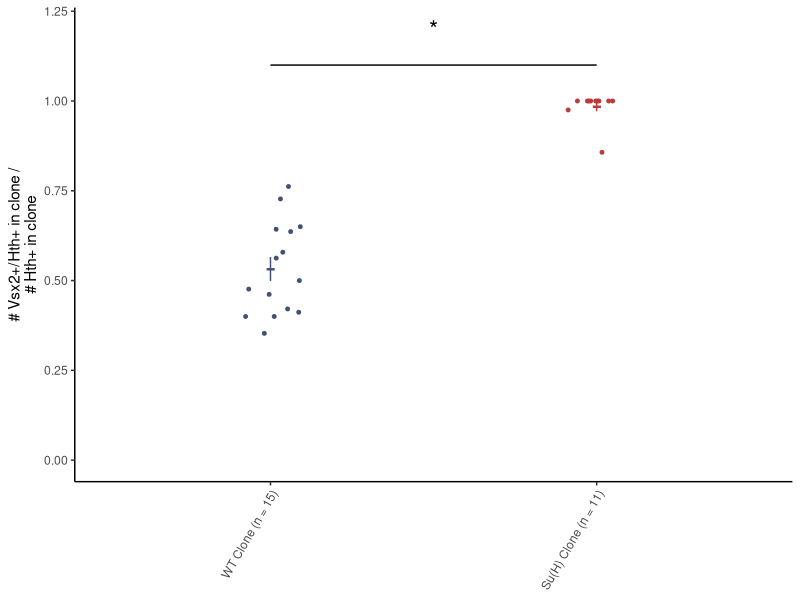
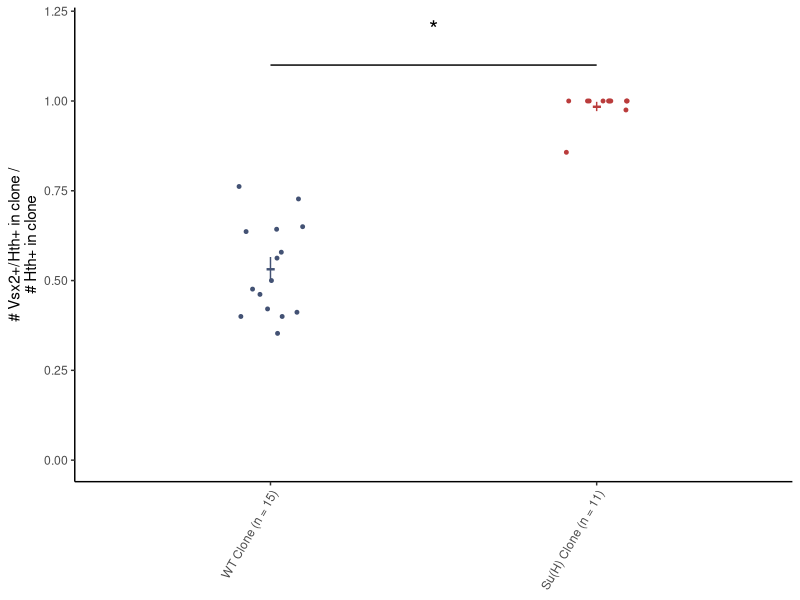

Generate these figures, in order, with R:
library(ggplot2)
library(data.table)

if (!dir.exists("result/fig5")) {
  dir.create("result/fig5", recursive = TRUE)
}

# Load Su(H) MARCM
marcm <- fread("Su(H)/manual_quantification.csv")
setnames(
  marcm, old = c("Condition", "Vsx2+/Hth+/GFP+", "Hth+/GFP+"),
  new = c("Condition", "Vsx2", "Hth")
)

tobj <- glm(
  Vsx2 / Hth ~ Condition, data = marcm,
  family = quasibinomial, weight = Hth
)
tsobj <- summary(tobj)
beta0 <- tsobj$coefficients[1, 1]
beta1 <- tsobj$coefficients[2, 1]
p0 <- 1 / (1 + exp(-beta0))
p1 <- 1 / (1 + exp(-beta0 - beta1))
phi <- tsobj$dispersion
fwrite(
  data.table(
    p_value = tsobj$coefficients[2, 4],
    p0 = p0,
    p1 = p1,
    phi = phi
  ),
  "result/fig5/Su(H)_marcm_stats.csv"
)

ssize <- table(marcm$Condition)
marcm$Condition <- factor(
  marcm$Condition,
  levels = c("WT MARCM", "Su(H) MARCM"),
  labels = c(
    paste0("WT Clone", " (n = ", ssize["WT MARCM"], ")"),
    paste0("Su(H) Clone", " (n = ", ssize["Su(H) MARCM"], ")")
  )
)

set.seed(325)
marcm |>
  ggplot(aes(x = Condition, y = Vsx2 / Hth, color = Condition)) +
  geom_jitter(width = 0.1, height = 0, size = 1) +
  stat_summary(
    fun.data = "mean_se",  pch = "-", size = 2
  ) +
  annotate(
    "segment", x = 1, xend = 2, y = 1.1, yend = 1.1, color = "black"
  ) +
  annotate(
    "text", x = 1.5, y = 1.2, label = "*", color = "black", size = 6
  ) +
  labs(y = "# Vsx2+/Hth+ in clone /\n# Hth+ in clone") +
  theme_classic() +
  theme(
    axis.title.x = element_blank(),
    axis.text.x = element_text(angle = 60, hjust = 1)
  ) +
  scale_y_continuous(limits = c(0, NA), labels = scales::number_format()) +
  scale_color_manual(
    values = c("#435274", "#ba3c3c")
  ) +
  guides(color = "none")
ggsave("./result/fig5/Su(H)-MARCM-Vsx2-quant.pdf", width = 3, height = 4)
